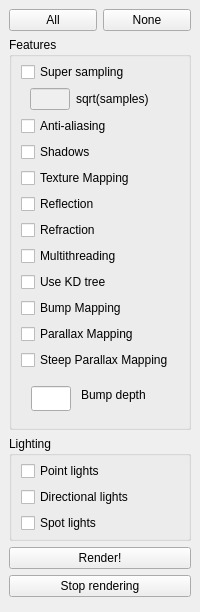
  <widget class="QDockWidget" name="rayDock">
   <property name="windowTitle">
    <string>&amp;Ray</string>
   </property>
   <attribute name="dockWidgetArea">
    <number>1</number>
   </attribute>
   <widget class="QWidget" name="rayDockContents">
    <layout class="QVBoxLayout" name="verticalLayout_4">
     <item>
      <widget class="QWidget" name="rayAllOrNone" native="true">
       <layout class="QHBoxLayout" name="horizontalLayout">
        <property name="leftMargin">
         <number>0</number>
        </property>
        <property name="topMargin">
         <number>0</number>
        </property>
        <property name="rightMargin">
         <number>0</number>
        </property>
        <property name="bottomMargin">
         <number>0</number>
        </property>
        <item>
         <widget class="QPushButton" name="rayAllButton">
          <property name="text">
           <string>All</string>
          </property>
         </widget>
        </item>
        <item>
         <widget class="QPushButton" name="rayNoneButton">
          <property name="text">
           <string>None</string>
          </property>
         </widget>
        </item>
       </layout>
      </widget>
     </item>
     <item>
      <widget class="QGroupBox" name="rayFeatures">
       <property name="title">
        <string>Features</string>
       </property>
       <layout class="QVBoxLayout" name="verticalLayout_11">
        <property name="topMargin">
         <number>5</number>
        </property>
        <property name="bottomMargin">
         <number>5</number>
        </property>
        <item>
         <widget class="QCheckBox" name="raySuperSamping">
          <property name="text">
           <string>Super sampling</string>
          </property>
         </widget>
        </item>
        <item>
         <widget class="QWidget" name="raySuperSamples" native="true">
          <property name="sizePolicy">
           <sizepolicy hsizetype="Preferred" vsizetype="Preferred">
            <horstretch>0</horstretch>
            <verstretch>0</verstretch>
           </sizepolicy>
          </property>
          <layout class="QGridLayout" name="gridLayout_7">
           <property name="topMargin">
            <number>0</number>
           </property>
           <property name="bottomMargin">
            <number>0</number>
           </property>
           <property name="horizontalSpacing">
            <number>6</number>
           </property>
           <item row="1" column="1">
            <widget class="QLabel" name="raySuperSamplesLabel">
             <property name="sizePolicy">
              <sizepolicy hsizetype="Preferred" vsizetype="Preferred">
               <horstretch>0</horstretch>
               <verstretch>0</verstretch>
              </sizepolicy>
             </property>
             <property name="text">
              <string>sqrt(samples)</string>
             </property>
            </widget>
           </item>
           <item row="1" column="0">
            <widget class="QLineEdit" name="raySuperSamplesTextbox">
             <property name="enabled">
              <bool>false</bool>
             </property>
             <property name="sizePolicy">
              <sizepolicy hsizetype="Expanding" vsizetype="Fixed">
               <horstretch>0</horstretch>
               <verstretch>0</verstretch>
              </sizepolicy>
             </property>
             <property name="minimumSize">
              <size>
               <width>40</width>
               <height>0</height>
              </size>
             </property>
             <property name="maximumSize">
              <size>
               <width>40</width>
               <height>16777215</height>
              </size>
             </property>
             <property name="text">
              <string/>
             </property>
            </widget>
           </item>
          </layout>
         </widget>
        </item>
        <item>
         <widget class="QCheckBox" name="rayAntiAliasing">
          <property name="text">
           <string>Anti-aliasing</string>
          </property>
         </widget>
        </item>
        <item>
         <widget class="QCheckBox" name="rayShadows">
          <property name="text">
           <string>Shadows</string>
          </property>
         </widget>
        </item>
        <item>
         <widget class="QCheckBox" name="rayTextureMapping">
          <property name="text">
           <string>Texture Mapping</string>
          </property>
         </widget>
        </item>
        <item>
         <widget class="QCheckBox" name="rayReflection">
          <property name="text">
           <string>Reflection</string>
          </property>
         </widget>
        </item>
        <item>
         <widget class="QCheckBox" name="rayRefraction">
          <property name="text">
           <string>Refraction</string>
          </property>
         </widget>
        </item>
        <item>
         <widget class="QCheckBox" name="rayMultiThreading">
          <property name="text">
           <string>Multithreading</string>
          </property>
         </widget>
        </item>
        <item>
         <widget class="QCheckBox" name="rayUseKDTree">
          <property name="text">
           <string>Use KD tree</string>
          </property>
         </widget>
        </item>
        <item>
         <widget class="QCheckBox" name="rayBumpMapping">
          <property name="text">
           <string>Bump Mapping</string>
          </property>
         </widget>
        </item>
        <item>
         <widget class="QCheckBox" name="rayParallax">
          <property name="text">
           <string>Parallax Mapping</string>
          </property>
         </widget>
        </item>
        <item>
         <widget class="QCheckBox" name="raySteepParallax">
          <property name="text">
           <string>Steep Parallax Mapping</string>
          </property>
         </widget>
        </item>
        <item>
         <widget class="QFrame" name="frame">
          <property name="minimumSize">
           <size>
            <width>0</width>
            <height>40</height>
           </size>
          </property>
          <property name="frameShape">
           <enum>QFrame::NoFrame</enum>
          </property>
          <property name="frameShadow">
           <enum>QFrame::Plain</enum>
          </property>
          <property name="lineWidth">
           <number>0</number>
          </property>
          <widget class="QLineEdit" name="rayBumpDepth">
           <property name="geometry">
            <rect>
             <x>10</x>
             <y>10</y>
             <width>40</width>
             <height>25</height>
            </rect>
           </property>
           <property name="minimumSize">
            <size>
             <width>40</width>
             <height>0</height>
            </size>
           </property>
           <property name="maximumSize">
            <size>
             <width>40</width>
             <height>16777215</height>
            </size>
           </property>
          </widget>
          <widget class="QLabel" name="label_2">
           <property name="geometry">
            <rect>
             <x>60</x>
             <y>10</y>
             <width>120</width>
             <height>17</height>
            </rect>
           </property>
           <property name="minimumSize">
            <size>
             <width>120</width>
             <height>0</height>
            </size>
           </property>
           <property name="maximumSize">
            <size>
             <width>120</width>
             <height>16777215</height>
            </size>
           </property>
           <property name="text">
            <string>Bump depth</string>
           </property>
           <property name="scaledContents">
            <bool>false</bool>
           </property>
           <property name="wordWrap">
            <bool>true</bool>
           </property>
          </widget>
         </widget>
        </item>
        <item>
         <widget class="QWidget" name="widget" native="true"/>
        </item>
       </layout>
      </widget>
     </item>
     <item>
      <widget class="QGroupBox" name="rayLighting">
       <property name="title">
        <string>Lighting</string>
       </property>
       <layout class="QVBoxLayout" name="verticalLayout_9">
        <property name="topMargin">
         <number>5</number>
        </property>
        <property name="bottomMargin">
         <number>5</number>
        </property>
        <item>
         <widget class="QCheckBox" name="rayPointLights">
          <property name="text">
           <string>Point lights</string>
          </property>
         </widget>
        </item>
        <item>
         <widget class="QCheckBox" name="rayDirectionalLights">
          <property name="text">
           <string>Directional lights</string>
          </property>
         </widget>
        </item>
        <item>
         <widget class="QCheckBox" name="raySpotLights">
          <property name="text">
           <string>Spot lights</string>
          </property>
         </widget>
        </item>
       </layout>
      </widget>
     </item>
     <item>
      <widget class="QPushButton" name="rayRenderButton">
       <property name="text">
        <string>Render!</string>
       </property>
      </widget>
     </item>
     <item>
      <widget class="QPushButton" name="rayStopRenderingButton">
       <property name="text">
        <string>Stop rendering</string>
       </property>
      </widget>
     </item>
     <item>
      <widget class="QWidget" name="rayDockEmptySpace" native="true">
       <property name="sizePolicy">
        <sizepolicy hsizetype="Preferred" vsizetype="Expanding">
         <horstretch>0</horstretch>
         <verstretch>0</verstretch>
        </sizepolicy>
       </property>
      </widget>
     </item>
    </layout>
   </widget>
  </widget>
